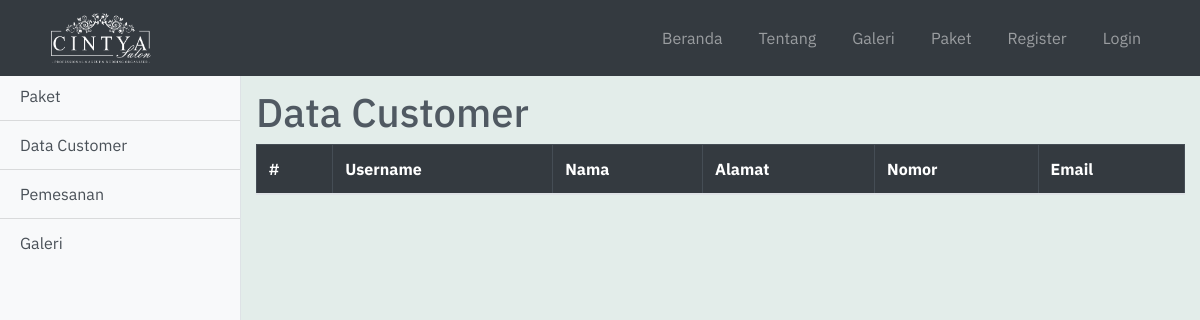
/data-customer.php, run on an earlier commit of the app's database.
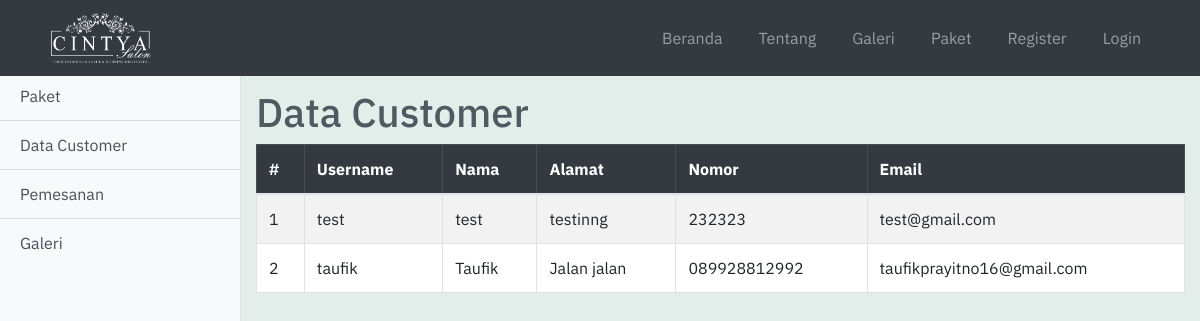
And on a later commit of the database.
### tables this page shows
CREATE TABLE `user` (
  `id_user` int(11) NOT NULL,
  `type` enum('admin','customer') NOT NULL DEFAULT 'customer',
  `username` varchar(45) NOT NULL,
  `password` varchar(45) NOT NULL,
  `nama` varchar(255) DEFAULT NULL,
  `alamat` varchar(255) DEFAULT NULL,
  `no_telp` varchar(45) DEFAULT NULL,
  `email` varchar(45) DEFAULT NULL
);

### data-customer.php (the view, shortened to what this page needs)
<!DOCTYPE html>
<html lang="en">
<head>
    <?php include 'includes/head.php' ?>
    <link href="css/simple-sidebar.css" rel="stylesheet">
</head>
<body>
    <?php include 'includes/navbar.php' ?>
    <div class="d-flex pt-5 mt-4" id="wrapper">
        <?php include 'includes/sidebar.php' ?>
        <div style="background-color:#E3EDEA;" id="page-content-wrapper">
            <div class="container-fluid mt-3">
                <h1 class="">Data Customer</h1>
            </div>
            <div class="container">
                <table class="table table-striped table-bordered" style="background-color: white;">
                    <thead class="table-dark">
                        <tr class="">
                            <th scope="col">#</th>
                            <th scope="col">Username</th>
                            <th scope="col">Nama</th>
                            <th scope="col">Alamat</th>
                            <th scope="col">Nomor</th>
                            <th scope="col">Email</th>
                        </tr>
                    </thead>
                    <tbody>
                        <?php
                        $query = "SELECT * FROM user WHERE type='customer'";
                        $result = mysqli_query($con, $query);
                        if (mysqli_num_rows($result) > 0) {
                            $no = 0;
                            while ($row = mysqli_fetch_assoc($result)) {
                                $no++;
                                ?>
                                <tr class="">
                                    <td><?php echo $no ?></td>
                                    <td> <?php echo $row["username"] ?> </td>
                                    <td> <?php echo $row["nama"] ?> </td>
                                    <td><?php echo $row["alamat"] ?></td>
                                    <td><?php echo $row["no_telp"] ?></td>
                                    <td><?php echo $row["email"] ?></td>
                                </tr>
                            <?php } ?>
                        <?php }
                        ?>
                    </tbody>
                </table>
            </div>
        </div>
    </div>
</body>
</html>

What changed in the data, as far as the page shows it:
added user: username "test", nama "test", alamat "testinng", no_telp "232323", email "test@gmail.com"
added user: username "taufik", nama "Taufik", alamat "Jalan jalan", no_telp "089928812992", email "taufikprayitno16@gmail.com"
